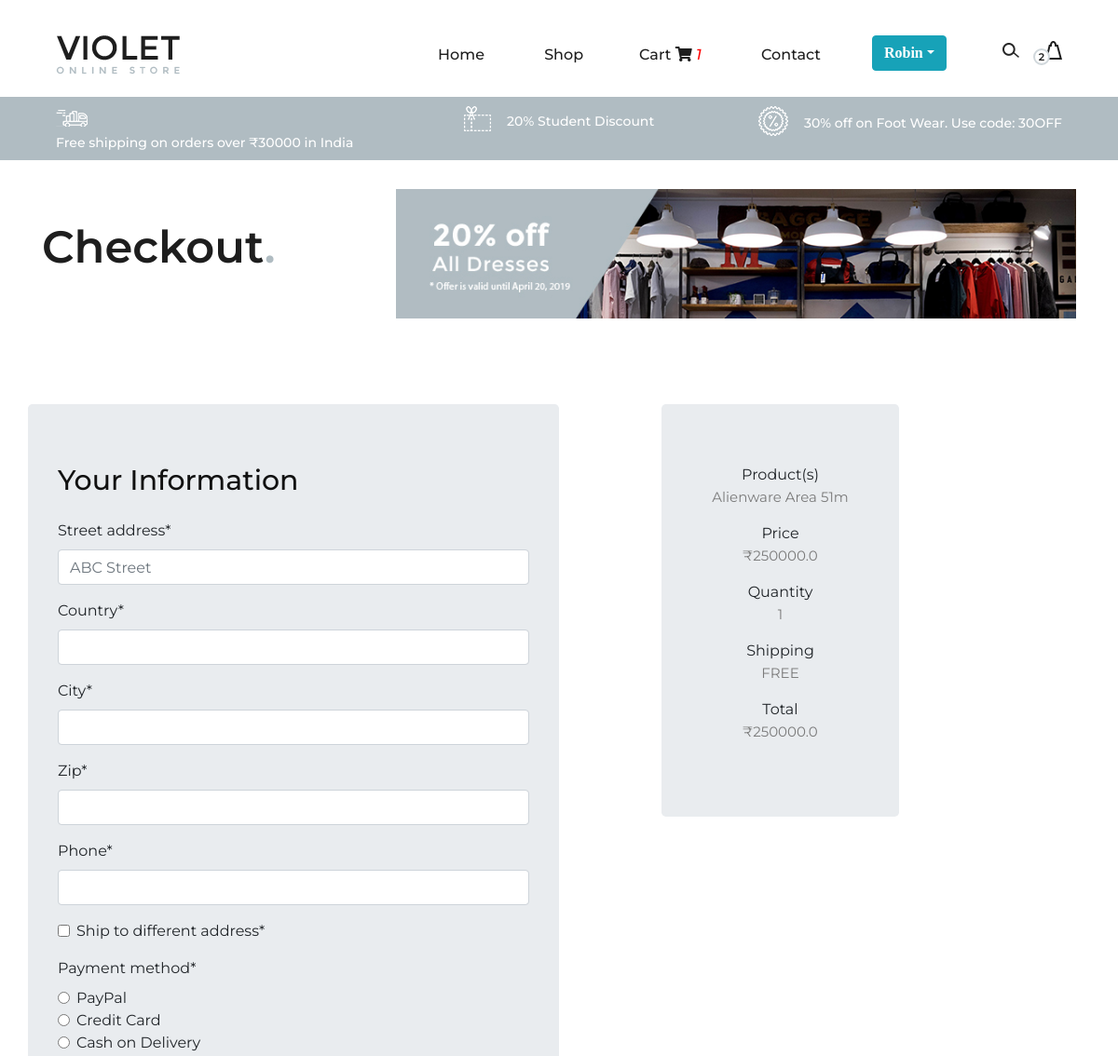
The app's page /checkout (signed in, upper part), older data.
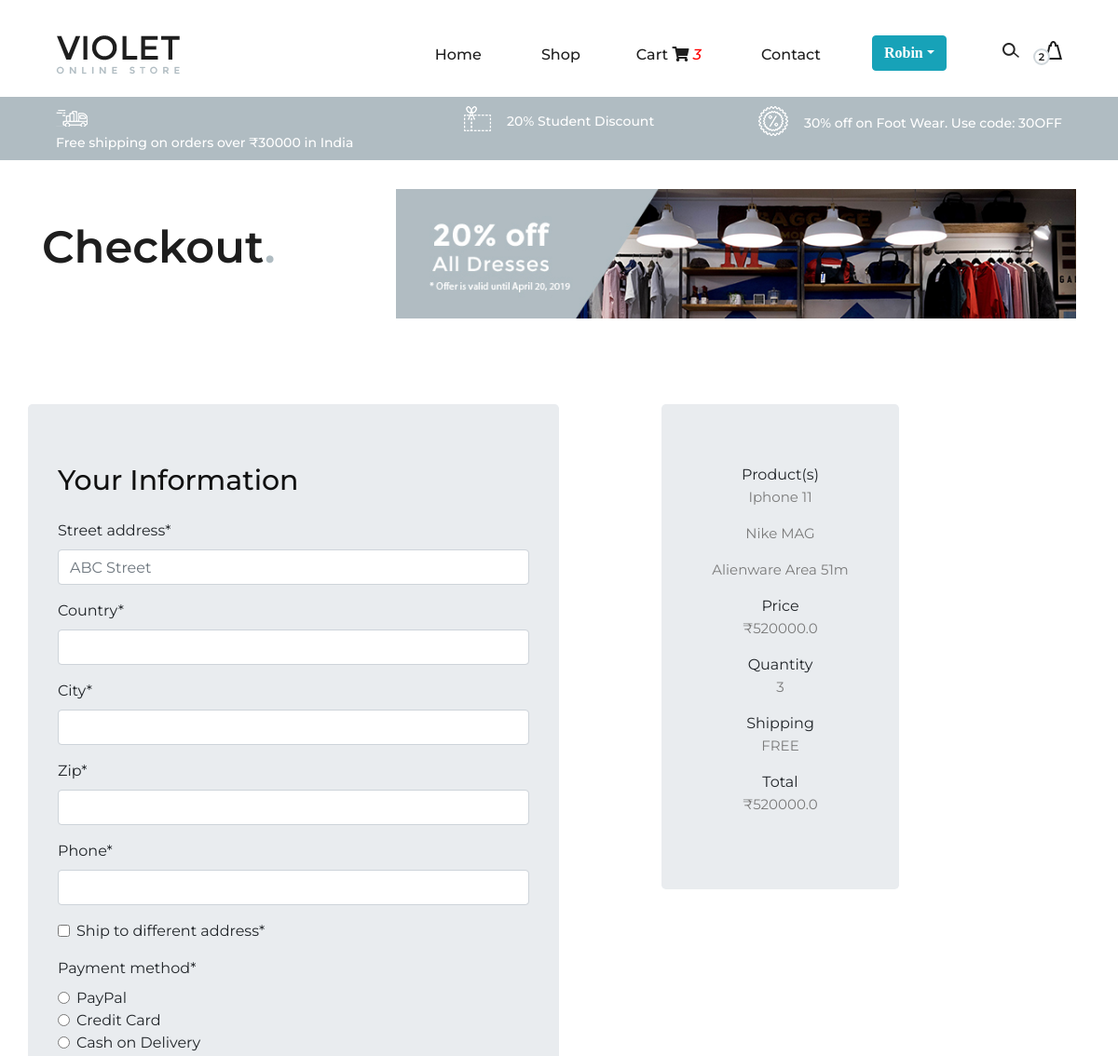
The same page, newer data.
### website/models.py (models this page shows, shortened)
class Order(models.Model):
    user = models.ForeignKey(settings.AUTH_USER_MODEL, on_delete = models.CASCADE)
    items = models.ManyToManyField(OrderItem)
    start_date = models.DateTimeField(auto_now_add=True)
    ordered_date = models.DateTimeField()
    ordered = models.BooleanField(default=False)
    billing_address = models.ForeignKey('BillingAddress',on_delete=models.SET_NULL,blank=True,null=True)
    payment = models.ForeignKey('Payment', on_delete=models.SET_NULL, blank=True, null=True)
    slug = models.SlugField()
    dis_code = models.ForeignKey('DiscountCode',on_delete=models.SET_NULL,blank=True,null=True)
    def get_cart_url(self):
        return reverse("shoppingcart", kwargs={
            'slug': self.slug
        })
    def get_total(self):
        total = 0
        for order_item in self.items.all():
            total += order_item.get_total_price()
        if self.dis_code:
            cut = 0
            for order_item in self.items.all():
                if order_item.item.category == self.dis_code.category:
                    cut = cut + (order_item.get_total_price() * ((self.dis_code.discount)/100))
            total = total - cut
        return total

class OrderItem(models.Model):
    user = models.ForeignKey(settings.AUTH_USER_MODEL, on_delete = models.CASCADE)
    ordered = models.BooleanField(default=False)
    item = models.ForeignKey(Item, on_delete= models.CASCADE)
    quantity = models.IntegerField(default=1)
    def get_total_price(self):
        return self.quantity * self.item.price

class Item(models.Model):
    title = models.CharField(max_length=64)
    price = models.FloatField()
    category = models.CharField(choices=CATEGORY_CHOICES,max_length=2)
    status = models.CharField(choices=STATUS_CHOICES, max_length=1)
    tags = ListCharField(
          base_field= models.CharField(max_length=15),
          size = 10,
          max_length =(10 * 16)
    )
    slug = models.SlugField()
    description = models.TextField()

### website/views.py (the view, shortened to what this page needs)
# urls.py: path('checkout',views.CheckoutView.as_view(),name="checkout"),
class CheckoutView(View):
    def get(self, *args, **kwargs):
        form = CheckoutForm()
        order = Order.objects.get(user=self.request.user,ordered=False)
        items = order.items.all()
        total = order.get_total()
        qty = order.items.count()
        context={
            'form':form,
            'items':items,
            'total':total,
            'qty': qty
        }
        return render(self.request, "website/check-out.html",context)

### website/forms.py
class CheckoutForm(forms.Form):
    street_address = forms.CharField(widget=forms.TextInput(attrs={'placeholder':'ABC Street'}))
    country = CountryField(blank_label='(select country)').formfield(widget = CountrySelectWidget(attrs={'class':'country-select'}))
    city = forms.CharField()
    zip = forms.CharField()
    phone = forms.CharField()
    ship_to_different_address = forms.BooleanField(widget=forms.CheckboxInput())
    payment_method =forms.ChoiceField(widget=forms.RadioSelect(),choices=PAYMENT_CHOICES)
    email = forms.CharField()

### website/templatetags/cart_template_tags.py (called while the page is built)
@register.filter
def cart_item_count(user):
    qs = Order.objects.filter(user=user, ordered=False)
    if qs.exists():
        return qs[0].items.count()
    else:
        return 0

### website/templatetags/order_tag.py (called while the page is built)
@register.filter
def cart_url(user):
    qs = Order.objects.filter(user = user,ordered = False)
    if qs.exists():
        return qs[0].get_cart_url()
    else:
        return "/"

### website/templates/website/check-out.html (shortened to what this page needs)
{% extends "website/base.html" %}
{% block body %}
{% load crispy_forms_tags %}
    <section class="page-add">
        <div class="container">
            <div class="row">
                <div class="col-lg-4">
                    <div class="page-breadcrumb">
                        <h2>Checkout<span>.</span></h2>
                    </div>
                </div>
                <div class="col-lg-8">
                    <img src="static/img/add.jpg" alt="">
                </div>
            </div>
        </div>
    </section>
        <div class="container">
            <div class="row">
            <div class="col-6 jumbotron">
                <h3>Your Information</h3>
                <br>
                <form method="POST">
                {{form|crispy}}
            </form>
            </div>
                <div class="col-1"></div>
                <div class="col-3">
                    <div class="jumbotron text-center">
                            <div class="cart-item">
                                <span>Product(s)</span>
                                {% for item in items %}
                                <p class="product-name">{{item.item.title}}</p>
                                {% endfor %}
                            </div>
                            <div class="cart-item">
                                <span>Price</span>
                                <p>&#x20B9;{{total}}</p>
                            </div>
                            <div class="cart-item">
                                <span>Quantity</span>
                                <p>{{qty}}</p>
                            </div>
                            <div class="cart-item">
                                <span>Shipping</span>
                                <p>FREE</p>
                            </div>
                            <div class="cart-total">
                                <span>Total</span>
                                <p>&#x20B9;{{total}}</p>
                            </div>
                        </div>
                    </div>
            </div>
        </div>
<br>
{% endblock %}

### website/templates/website/base.html (shortened to what this page needs)
<!DOCTYPE html>
<html lang="en">
<head>
    {% load cart_template_tags %}
    {% load order_tag %}
    <link rel="stylesheet" href="https://use.fontawesome.com/releases/v5.7.0/css/all.css">
    <link rel="stylesheet" href="static/css/bootstrap.min.css" type="text/css">
    <link rel="stylesheet" href="static/css/font-awesome.min.css" type="text/css">
    <link rel="stylesheet" href="static/css/nice-select.css" type="text/css">
    <link rel="stylesheet" href="static/css/owl.carousel.min.css" type="text/css">
    <link rel="stylesheet" href="static/css/magnific-popup.css" type="text/css">
    <link rel="stylesheet" href="static/css/slicknav.min.css" type="text/css">
    <link rel="stylesheet" href="static/css/style.css" type="text/css">
</head>
<body>
    <header class="header-section">
        <div class="container-fluid">
            <div class="inner-header">
                <div class="logo">
                    <a href=""><img src="static/img/logo.png" alt=""></a>
                </div>
                <div class="header-right">
                    <img src="static/img/icons/search.png" alt="" class="search-trigger">
                    <a href="#">
                        <img src="static/img/icons/bag.png" alt="">
                        <span>2</span>
                    </a>
                </div>
                <div class="user-access">
                    {% if user.is_authenticated %}
                    <div class="dropdown">
                       <button class="btn btn-info dropdown-toggle uname" type="button" id="dropdownMenu1"
                               data-toggle="dropdown" aria-haspopup="true"
                               aria-expanded="false">{{request.user.username}}</button>
                       </div>
                    {% else %}
                    <a href="accounts/signup">Register</a>
                    <a href="accounts/login" class="in">Sign in</a>
                    {% endif %}
                </div>
                <nav class="main-menu mobile-menu">
                    <ul>
                        <li><a href="/">Home</a></li>
                        <li><a href="/categories">Shop</a>
                        {% if user.is_authenticated %}
                        <li><a href="{{request.user|cart_url}}">Cart <i class="fas fa-shopping-cart"></i>
                        <i class="red">{{request.user|cart_item_count}}</i></a></li>
                        {% endif %}
                        <li><a href="/contact">Contact</a></li>
                    </ul>
                </nav>
            </div>
        </div>
    </header>
    <div class="header-info">
        <div class="container-fluid">
            <div class="row">
                <div class="col-md-4">
                    <div class="header-item">
                        <img src="static/img/icons/delivery.png" alt="">
                        <p>Free shipping on orders over &#x20B9;30000 in India</p>
                    </div>
                </div>
                <div class="col-md-4 text-left text-lg-center">
                    <div class="header-item">
                        <img src="static/img/icons/voucher.png" alt="">
                        <p>20% Student Discount</p>
                    </div>
                </div>
                <div class="col-md-4 text-left text-xl-right">
                    <div class="header-item">
                    <img src="static/img/icons/sales.png" alt="">
                    <p>30% off on Foot Wear. Use code: 30OFF</p>
                </div>
                </div>
            </div>
        </div>
    </div>
{% block body %}
{% endblock %}
</body>
</html>

Row changes from the older to the newer data that the page shows:
added OrderItem: item "Iphone 11"
added OrderItem: item "Nike MAG"
Text that changed along with them:
{{ request.user|cart_item_count }}: "1" → "3"
{{ total }}: "250000.0" → "520000.0"
{{ qty }}: "1" → "3"
